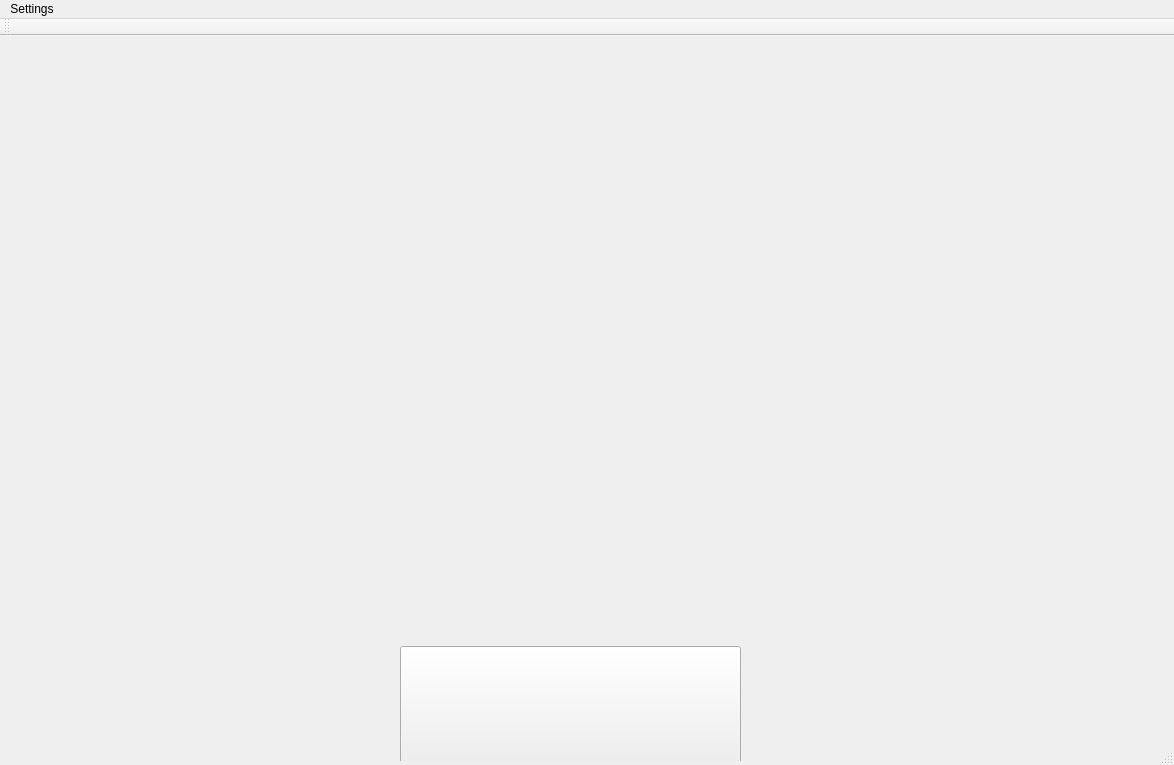
<?xml version="1.0" encoding="UTF-8"?>
<ui version="4.0">
 <class>MainWindow</class>
 <widget class="QMainWindow" name="MainWindow">
  <property name="geometry">
   <rect>
    <x>0</x>
    <y>0</y>
    <width>1174</width>
    <height>765</height>
   </rect>
  </property>
  <property name="minimumSize">
   <size>
    <width>1174</width>
    <height>765</height>
   </size>
  </property>
  <property name="windowTitle">
   <string>Roads To Castle</string>
  </property>
  <widget class="QWidget" name="centralWidget">
   <property name="minimumSize">
    <size>
     <width>1174</width>
     <height>725</height>
    </size>
   </property>
   <widget class="QStackedWidget" name="stackedWidget">
    <property name="geometry">
     <rect>
      <x>0</x>
      <y>-10</y>
      <width>1174</width>
      <height>741</height>
     </rect>
    </property>
    <property name="maximumSize">
     <size>
      <width>1174</width>
      <height>741</height>
     </size>
    </property>
    <property name="styleSheet">
     <string notr="true">background-image: url(:/new/backgrounds/second_window.png);
border-image: url(:/new/backgrounds/second_window.png);</string>
    </property>
    <widget class="QWidget" name="startpage">
     <property name="styleSheet">
      <string notr="true">image: url(:/new/backgrounds/ROAD.jpg);</string>
     </property>
     <widget class="QPushButton" name="start">
      <property name="geometry">
       <rect>
        <x>400</x>
        <y>620</y>
        <width>341</width>
        <height>121</height>
       </rect>
      </property>
      <property name="styleSheet">
       <string notr="true">image: url(:/button/button.jpg);
border-image: url(:/button/button.jpg);

</string>
      </property>
      <property name="text">
       <string/>
      </property>
     </widget>
    </widget>
    <widget class="QWidget" name="secondpage">
     <widget class="QPushButton" name="browse">
      <property name="geometry">
       <rect>
        <x>2</x>
        <y>80</y>
        <width>261</width>
        <height>51</height>
       </rect>
      </property>
      <property name="styleSheet">
       <string notr="true">border-image: url(:/button/browsebutton.png);</string>
      </property>
      <property name="text">
       <string/>
      </property>
     </widget>
     <widget class="QPushButton" name="music">
      <property name="geometry">
       <rect>
        <x>2</x>
        <y>147</y>
        <width>261</width>
        <height>61</height>
       </rect>
      </property>
      <property name="styleSheet">
       <string notr="true">border-image: url(:/button/musicbutton.png);</string>
      </property>
      <property name="text">
       <string/>
      </property>
     </widget>
     <widget class="QPushButton" name="exit">
      <property name="geometry">
       <rect>
        <x>0</x>
        <y>220</y>
        <width>271</width>
        <height>61</height>
       </rect>
      </property>
      <property name="styleSheet">
       <string notr="true">
border-image: url(:/button/exitbutton.png);</string>
      </property>
      <property name="text">
       <string/>
      </property>
     </widget>
    </widget>
    <widget class="QWidget" name="output">
     <property name="styleSheet">
      <string notr="true">border-image: url(:/new/backgrounds/output_screen.png);</string>
     </property>
     <widget class="QPushButton" name="pushButton">
      <property name="geometry">
       <rect>
        <x>460</x>
        <y>680</y>
        <width>291</width>
        <height>81</height>
       </rect>
      </property>
      <property name="styleSheet">
       <string notr="true">border-image: url(:/button/outputbutton.png);</string>
      </property>
      <property name="text">
       <string/>
      </property>
     </widget>
     <widget class="QTextEdit" name="intextEdit">
      <property name="geometry">
       <rect>
        <x>13</x>
        <y>110</y>
        <width>461</width>
        <height>541</height>
       </rect>
      </property>
      <property name="styleSheet">
       <string notr="true">border-image: url(:/new/backgrounds/base.png);
font: 12pt &quot;MS Shell Dlg 2&quot;;</string>
      </property>
     </widget>
     <widget class="QTextEdit" name="outtextEdit">
      <property name="geometry">
       <rect>
        <x>730</x>
        <y>116</y>
        <width>451</width>
        <height>541</height>
       </rect>
      </property>
      <property name="styleSheet">
       <string notr="true">border-image: url(:/new/backgrounds/base.png);
font: 12pt &quot;MS Shell Dlg 2&quot;;</string>
      </property>
     </widget>
     <widget class="QPushButton" name="pushButton_2">
      <property name="geometry">
       <rect>
        <x>10</x>
        <y>20</y>
        <width>111</width>
        <height>81</height>
       </rect>
      </property>
      <property name="styleSheet">
       <string notr="true">border-image: url(:/button/back.png);</string>
      </property>
      <property name="text">
       <string/>
      </property>
     </widget>
    </widget>
   </widget>
  </widget>
  <widget class="QMenuBar" name="menuBar">
   <property name="geometry">
    <rect>
     <x>0</x>
     <y>0</y>
     <width>1174</width>
     <height>26</height>
    </rect>
   </property>
   <widget class="QMenu" name="menusettings">
    <property name="title">
     <string>Settings</string>
    </property>
    <addaction name="actionTurn_music_off"/>
    <addaction name="actionTurn_music_on"/>
    <addaction name="actionexit"/>
   </widget>
   <addaction name="menusettings"/>
  </widget>
  <widget class="QToolBar" name="mainToolBar">
   <attribute name="toolBarArea">
    <enum>TopToolBarArea</enum>
   </attribute>
   <attribute name="toolBarBreak">
    <bool>false</bool>
   </attribute>
  </widget>
  <widget class="QStatusBar" name="statusBar"/>
  <action name="actionf">
   <property name="text">
    <string>Turn music off</string>
   </property>
  </action>
  <action name="actionTurn_music_off">
   <property name="text">
    <string>Turn music off</string>
   </property>
  </action>
  <action name="actionTurn_music_on">
   <property name="text">
    <string>Turn music on</string>
   </property>
  </action>
  <action name="actionexit">
   <property name="text">
    <string>Exit</string>
   </property>
  </action>
 </widget>
 <layoutdefault spacing="6" margin="11"/>
 <resources/>
 <connections>
  <connection>
   <sender>actionexit</sender>
   <signal>triggered()</signal>
   <receiver>MainWindow</receiver>
   <slot>close()</slot>
   <hints>
    <hint type="sourcelabel">
     <x>-1</x>
     <y>-1</y>
    </hint>
    <hint type="destinationlabel">
     <x>586</x>
     <y>399</y>
    </hint>
   </hints>
  </connection>
  <connection>
   <sender>exit</sender>
   <signal>clicked()</signal>
   <receiver>MainWindow</receiver>
   <slot>close()</slot>
   <hints>
    <hint type="sourcelabel">
     <x>125</x>
     <y>270</y>
    </hint>
    <hint type="destinationlabel">
     <x>586</x>
     <y>399</y>
    </hint>
   </hints>
  </connection>
 </connections>
</ui>
